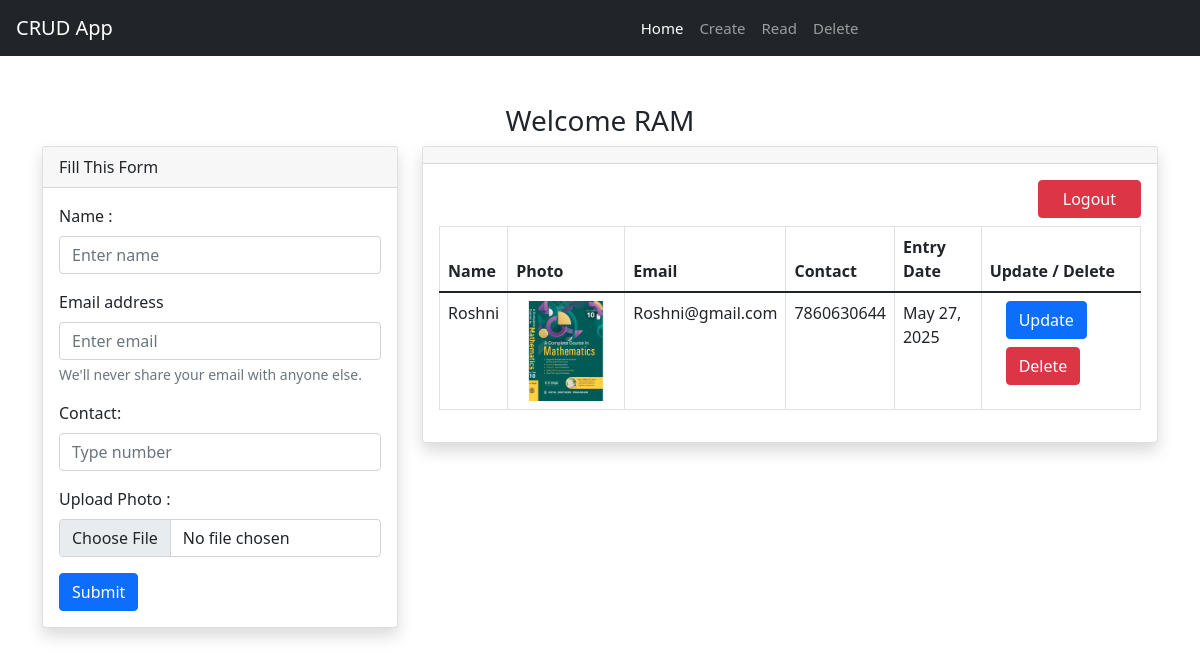
The app's page / (signed in), older data.
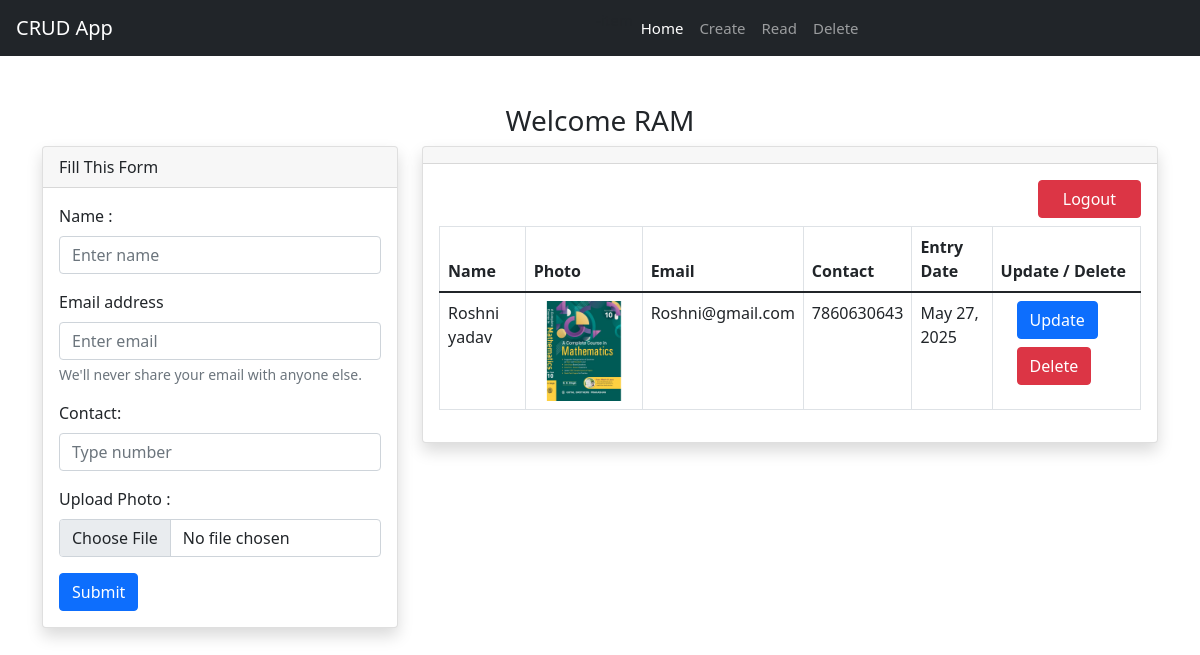
The same page, newer data.
### crudapp/models.py (models this page shows, shortened)
class customer(models.Model):
    userid= models.ForeignKey(User, on_delete=models.CASCADE, default=0)
    name= models.CharField(max_length= 255)
    email= models.CharField(max_length= 255)
    contact= models.CharField(max_length= 20)
    image= models.ImageField(upload_to='media', null=True)
    entrydate= models.DateField( auto_now_add=True , editable=True)

### crudapp/views.py (the view)
# urls.py: path('', views.home, name='home'),
@login_required
def home(request):
  form= customerform()
  info= customer.objects.filter(userid= request.user.id).values()
  if request.method =="POST":
        form= customerform(request.POST, request.FILES)
        if form.is_valid():
          form.save()
        return JsonResponse(list(info), safe=False)
  context = {'info': info}
  return render(request, 'crudapp/index.html', context)

### crudapp/templates/crudapp/index.html (shortened to what this page needs)
{% extends 'crudapp/base.html' %}
{% block content %}
<!DOCTYPE html>
<html lang="en">
<head>
    <link href="https://cdn.jsdelivr.net/npm/bootstrap@5.0.2/dist/css/bootstrap.min.css" rel="stylesheet">
    <link rel="stylesheet" href="https://cdnjs.cloudflare.com/ajax/libs/font-awesome/6.5.1/css/all.min.css" />
</head>
<body>
    <div class="container mt-5" style>
        <div class="text-center"><h3>Welcome {{user| upper}}</h3></div>
        <div class="row">
            <div class="col-lg-4">
                <div class="card shadow">
                    <div class="card-header">Fill This Form </div>
                    <div class="card-body ">
                        <form method="post" enctype="multipart/form-data" id="test-form">
                            <div class="form-group">
                                <label class="form-label">Name :</label>
                                <input type="text" class="form-control"  placeholder="Enter name" name="name" >
                              </div>
                            <div class="form-group">
                              <label class="form-label">Email address</label>
                              <input type="email" class="form-control" placeholder="Enter email" name="email" >
                              <small  class="form-text text-muted">We'll never share your email with anyone else.</small>
                            </div>
                            <div class="form-group">
                              <label class="form-label">Contact:</label>
                              <input type="number" class="form-control"  placeholder="Type number" name="contact" >
                            </div>
                            <div class="form-group">
                              <label class="form-label">Upload Photo :</label>
                              <input type="file" class="form-control"  name="image" >
                            </div>
                            <button type="submit" class="btn btn-primary">Submit</button>
                        </form>
                    </div>
                </div>
            </div>
        <div class="col-lg-8">
            <div class='card shadow'>
                <div class="card-header"></div>
                <div class="card-body">
                    <table class="table table-bordered table-respons21`ive">
                        <thead>
                            <tr>
                                <th>Name</th>
                                <th>Photo</th>
                                <th>Email</th>
                                <th>Contact</th>
                                <th>Entry Date</th>
                                <th>  Update / Delete  </th>
                            </tr>
                        </thead>
                        <tbody id="table">
                            {% for x in info %}
                            <tr>
                                <td>{{x.name}}</td>
                                <td><img src="media/{{x.image}}" width=100 height=100></td>
                                <td>{{x.email}}</td>
                                <td>{{x.contact}}</td>
                                <td>{{x.entrydate}}</td>
                                <td>
                                  <a href='../edit/{{x.id}}' class="btn btn-primary mb-2 ms-3">Update</a>
                                  <a href='../delete/{{x.id}}' class="btn btn-danger ms-3" onclick="return confirm('Are You Sure You Want To Delete?')">Delete</a>
                                </td>
                            </tr>
                            {% endfor %}
                        </tbody>
                        <div style="float:right"><a href="../logout" class="btn btn-danger mb-2 ps-4 pe-4">Logout</a></div>
                    </table>
                </div>
            </div>
        </div>
    </div>
</body>
</html>
{% endblock %}

### crudapp/templates/crudapp/base.html (shortened to what this page needs)
{% load static %}
<!DOCTYPE html>
<html lang="en">
<head>
    <link href="https://stackpath.bootstrapcdn.com/bootstrap/4.5.2/css/bootstrap.min.css" rel="stylesheet">
</head>
<body>
<nav class="navbar navbar-expand-lg navbar-dark bg-dark">
  <a class="navbar-brand" href="#">CRUD App</a>
  <div class="collapse navbar-collapse" id="navbarNav" style="text-align:center; margin-left:40%; ">
    <ul class="navbar-nav mr-auto" style="word-spacing:40px ; font-size:15px;">-item
      <li class="nav-item active">
        <a class="nav-link" href="/">Home <span class="sr-only">(current)</span></a>
      </li>
      <li class="nav-item">
        <a class="nav-link" href="../signup">Create</a>
      </li>
      <li class="nav-item">
        <a class="nav-link" href="../login">Read</a>
      </li>
      <li class="nav-item">
        <a class="nav-link" href="../logout">Delete</a>
      </li>
    </ul>
  </div>
</nav>
</body>
</html>
{% block content %}
{% endblock %}

Row changes from the older to the newer data that the page shows:
changed customer "Roshni@gmail.com": name "Roshni" → "Roshni yadav"; contact "7860630644" → "7860630643"
